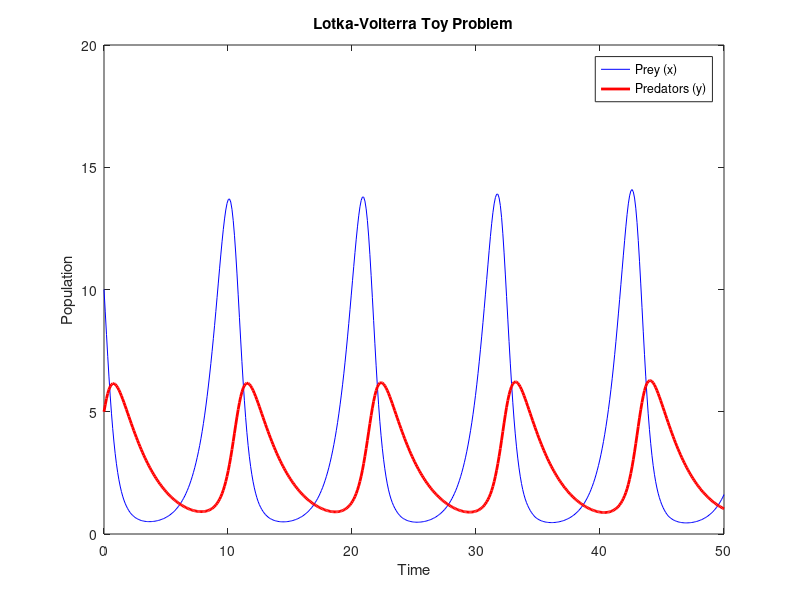

The MATLAB source for this figure: (Note: this script raises an error after producing the figure.)
%% 2D nonlinear

% x is prey and y is pred
% x' = ax - bxy
% y' = dxy - gy

% Parameters
alpha = 1.1; beta = 0.4;
delta = 0.1; gamma = 0.4;
params = [alpha, beta, delta, gamma];

% Time span and initial conditions [Prey, Predators]
tspan = linspace(0, 50, 500);
y0 = [10, 5]; 

% Solve the system
[t, sol] = ode45(@(t, y) [params(1)*y(1) - params(2)*y(1)*y(2); ...
                          params(3)*y(1)*y(2) - params(4)*y(2)], tspan, y0);

% Plot the "Analytical Truth"
plot(t, sol(:,1), 'b', t, sol(:,2), 'r', 'LineWidth', 2);
legend('Prey (x)', 'Predators (y)');
xlabel('Time'); ylabel('Population');
title('Lotka-Volterra Toy Problem');




%% Lotka Volterra lynx hare experimental data: ensemble SINDy 

%This file was taken and modified from C:\Users\chorc\GP_and_SINDy\EnsembleSINDy\SINDY\main_runLotkaVolterra.m

clear all
close all
clc

% lynx and hare population data from http://www.math.tamu.edu/~phoward/m442/modbasics.pdf
% year, lynx, hare
lhpop = [1900,1901,1902,1903,1904,1905,1906,1907,1908,1909,1910,1911,1912,1913,1914,1915,1916,1917,1918,1919,1920;4,6.10000000000000,9.80000000000000,35.2000000000000,59.4000000000000,41.7000000000000,19,13,8.30000000000000,9.10000000000000,7.40000000000000,8,12.3000000000000,19.5000000000000,45.7000000000000,51.1000000000000,29.7000000000000,15.8000000000000,9.70000000000000,10.1000000000000,8.60000000000000;30,47.2000000000000,70.2000000000000,77.4000000000000,36.3000000000000,20.6000000000000,18.1000000000000,21.4000000000000,22,25.4000000000000,27.1000000000000,40.3000000000000,57,76.6000000000000,52.3000000000000,19.5000000000000,11.2000000000000,7.60000000000000,14.6000000000000,16.2000000000000,24.7000000000000];

tspan = lhpop(1,:)-lhpop(1,1);
xobs = lhpop([3 2],:)'./std(lhpop([3 2],:)');

% true system parameter estimation Seth Hirsh UQ-SINDy paper
a = 0.55;
b = 0.455; 
d = 0.5433;
g = 0.84;  
true_nz_weights = zeros(10,2);
true_nz_weights(2,1) = a;
true_nz_weights(4,1) = -b;
true_nz_weights(3,2) = -g;
true_nz_weights(4,2) = d;


% common parameters
n = 2;
polys = 0:3; % if changed, also change sparseGalerkin.m function, as it is optimised for polys = 0:3
gamma = 0;
common_params = {polys,[]};

tol_ode = 1e-10;         % set tolerance (abs and rel) of ode45
options = odeset('RelTol',tol_ode,'AbsTol',tol_ode*ones(1,n));

Theta = build_theta(xobs,common_params);

%% calculate derivatives
dtL = 1;

% Fourth order centered difference with third order forward/backward difference at endpoints.
dxobs(1,:)=(-11/6*xobs(1,:) + 3*xobs(2,:) -3/2*xobs(3,:) + xobs(4,:)/3)/1;
dxobs(2,:)=(-11/6*xobs(2,:) + 3*xobs(3,:) -3/2*xobs(4,:) + xobs(5,:)/3)/1;
dxobs(3:19,:) = (-1/12*xobs(5:end,:) + 2/3*xobs(4:end-1,:) - 2/3*xobs(2:end-3,:) + 1/12*xobs(1:end-4,:));
dxobs(20,:) = (11/6*xobs(end-1,:) - 3*xobs(end-2,:) + 3/2*xobs(end-3,:) - xobs(end-4,:)/3)/1;
dxobs(21,:) = (11/6*xobs(end,:) - 3*xobs(end-1,:) + 3/2*xobs(end-2,:) - xobs(end-3,:)/3)/1;


nEnsemble2 = 150;
ensT = 0.65;
nEnsemble1P = 0.85;
ensembleT = 0.8;
nEnsemblesDD = 1000; % larger ensemble for refined UQ if using plotUQtimeseriesELVbootstrap
lambda = 0.19;


%% Bagging SINDy library
% randomly sample library terms without replacement and throw away terms
% with low inclusion probability
nEnsemble1 = round(nEnsemble1P*size(Theta,2));
mOutBS = zeros(nEnsemble1,n,nEnsemble2);
libOutBS = zeros(nEnsemble1,nEnsemble2);
for iii = 1:nEnsemble2
    rs = RandStream('mlfg6331_64','Seed',iii); 
    libOutBS(:,iii) = datasample(rs,1:size(Theta,2),nEnsemble1,'Replace',false)';
    mOutBS(:,:,iii) = sparsifyDynamics(Theta(:,libOutBS(:,iii)),dxobs,lambda,n,gamma);
end

inclProbBS = zeros(size(Theta,2),n);
for iii = 1:nEnsemble2
    for jjj = 1:n
        for kkk = 1:nEnsemble1
            if mOutBS(kkk,jjj,iii) ~= 0
                inclProbBS(libOutBS(kkk,iii),jjj) = inclProbBS(libOutBS(kkk,iii),jjj) + 1;
            end
        end
    end
end
inclProbBS = inclProbBS/nEnsemble2*size(Theta,2)/nEnsemble1;

XiD = zeros(size(Theta,2),n);
for iii = 1:n
    libEntry = inclProbBS(:,iii)>ensT;
    XiBias = sparsifyDynamics(Theta(:,libEntry),dxobs(:,iii),lambda,1,gamma);
    XiD(libEntry,iii) = XiBias;
end


%% Double bagging SINDy 
% randomly sample library terms without replacement and throw away terms with low inclusion probability
% then, on smaller library, do bagging

XiDB = zeros(size(Theta,2),n);
inclProbDB = zeros(size(Theta,2),n);
XiDBs = zeros(size(Theta,2),n);
XiDBeOut = zeros(size(Theta,2),n,nEnsemblesDD);
XiDBeOut2 = zeros(size(Theta,2),n,nEnsemblesDD);

OOSsmallOut = zeros(nEnsemblesDD,n);

for iii = 1:n
    libEntry = inclProbBS(:,iii)>ensT;
    bootstatDD = bootstrp(nEnsemblesDD,@(Theta,dx)sparsifyDynamics(Theta,dx,lambda,1,gamma),Theta(:,libEntry),dxobs(:,iii)); 

    XiDBe = [];
    XiDBnz = [];
    for iE = 1:nEnsemblesDD
        XiDBe(:,iE) = reshape(bootstatDD(iE,:),size(Theta(:,libEntry),2),1);
        XiDBnz(:,iE) = XiDBe(:,iE)~=0;
        
        XiDBeOut(libEntry,iii,iE) = XiDBe(:,iE);
    end

    % Thresholded bootstrap aggregating (bagging, from bootstrap aggregating)
    XiDBnzM = mean(XiDBnz,2); % mean of non-zero values in ensemble
    inclProbDB(libEntry,iii) = XiDBnzM;
    XiDBnzM(XiDBnzM<ensembleT) = 0; % threshold: set all parameters that have an inclusion probability below threshold to zero

    XiDBmean = mean(XiDBe,2);

    XiDBmean(XiDBnzM==0)=0; 

    XiDB(libEntry,iii) = XiDBmean;
    
    XiDBstd = std(XiDBe')';
    XiDBstd(XiDBnzM==0)=0; 
    XiDBs(libEntry,iii) = XiDBstd;

    for iE = 1:nEnsemblesDD
        XiDBeOutInter = XiDBe(:,iE);
        XiDBeOutInter(XiDBnzM==0)=0; 
        XiDBeOut2(libEntry,iii,iE) = XiDBeOutInter;
    end
end


%% plot UQ time series: ensemble forecast
% draw not from each coefficient probability, but draw 5 different models from the ensemble and average
% we can compare this to the posterior predictive distribution (PPD) from Hirsh 2021.
nUQ = size(XiDBeOut,3);
nE = 5; % number of ensembles for forecast
pct = 95; % plot prctile 
plotUQ_LV_timeseries(XiDB,XiDBeOut2,XiDBs,xobs(1,:),tspan,polys,nUQ,pct,nE,tspan,xobs,options,lhpop)

%% plot uncertainty in coefficients
lib = {'1 ';'u ';'v ';'uv';'vv';'uu'};
XiDBeOutFigure = XiDBeOut(1:6,:,:);
plotUQ_LV(XiDBeOutFigure,true_nz_weights,XiDB,lib)


%% inclusion probability
% multiply inclusion probability of library bagging with second
% inclusion probability of data bagging
inclProb1 = inclProbBS;
inclProb2a = inclProbDB;
inclProb2b = inclProbBS;
inclProb2b(inclProbDB~=0) = inclProb2b(inclProbDB~=0).*inclProbDB(inclProbDB~=0);
